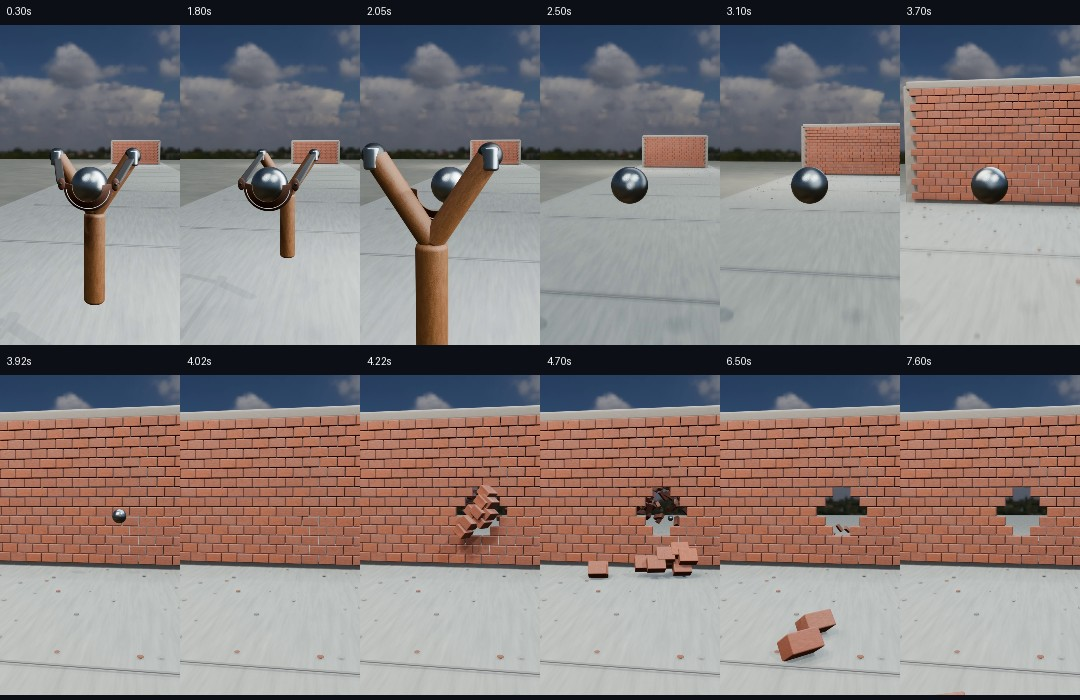
#> input picture cinematic_50m_v11_extension/steel/STEEL_STORYBOARD.jpg, 1080 x 700 px, given in place of check_001.png, which was not available
$ python contact_v2.py
#> lines starting #> are read from the running program, lines starting #| are printed output that depends on the picture
from PIL import Image,ImageOps,ImageDraw
from pathlib import Path
r=Path.home()/"Downloads"/"slingshot_quality_proof"/"cinematic_v2"
frames=(1,14,22,30,32,33,34,35,37,41)
canvas=Image.new("RGB",(220*5,420*2),(15,15,20))
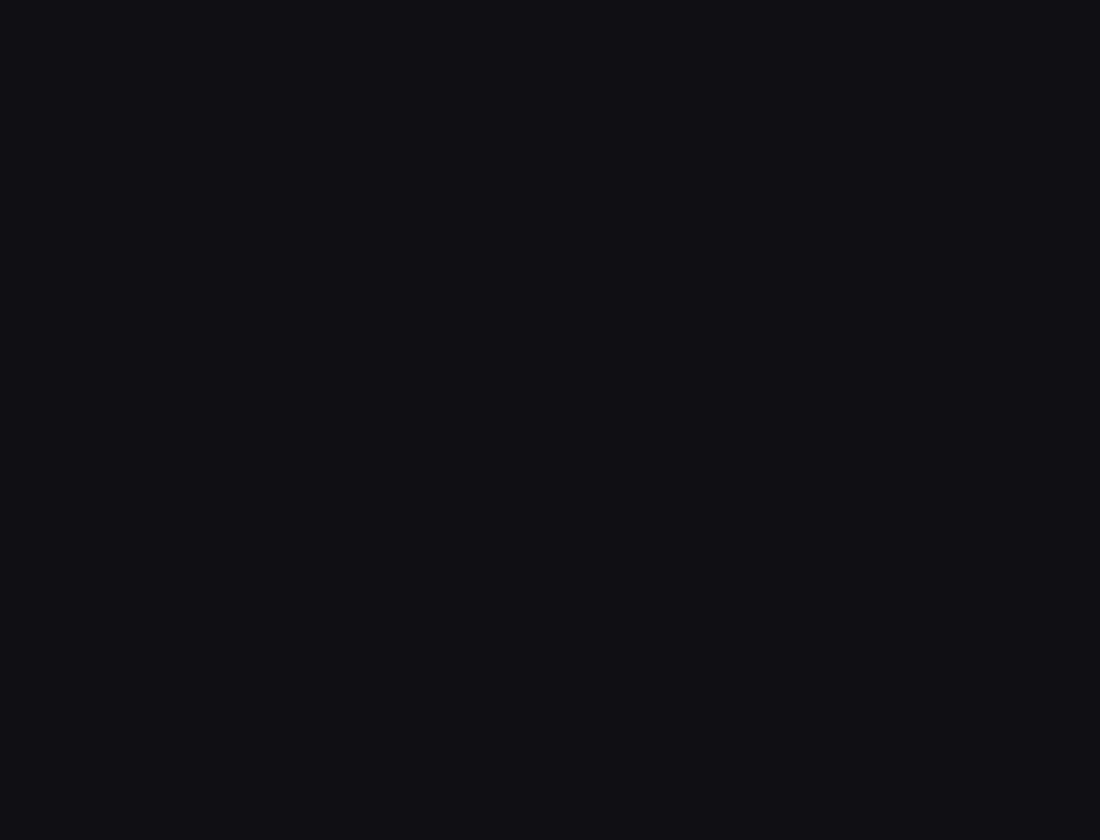
#> canvas: PIL image 1100x840 RGB; mean R, G, B 15, 15, 20
d=ImageDraw.Draw(canvas)
for i,f in enumerate(frames):
 p=r/"steel"/("check_%03d.png"%f)
 img=Image.open(p).convert("RGB")
#> img is the input picture: PIL image 1080x700 RGB; mean R, G, B 133.6, 124.7, 124.1
 tile=ImageOps.fit(img,(220,392))
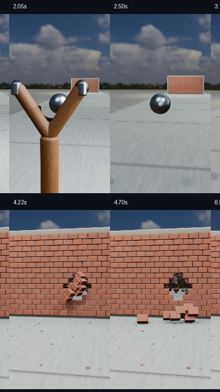
#> tile: PIL image 220x392 RGB; mean R, G, B 130.2, 122.6, 122.5
 x=(i%5)*220;y=(i//5)*420
 canvas.paste(tile,(x,y+28))
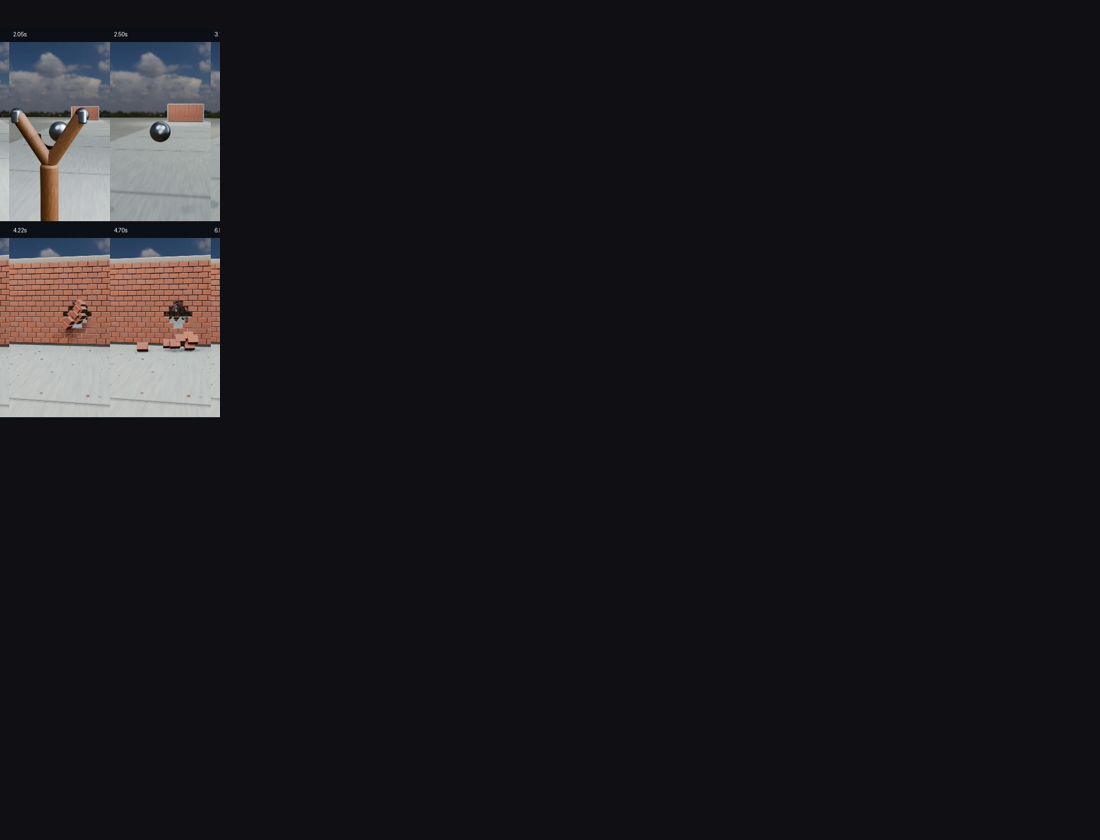
#> canvas: PIL image 1100x840 RGB; mean R, G, B 25.8, 25, 29.6
 d.text((x+8,y+8),str(f),fill="#fff")
#> pass 2 of the loop `for i,f in enumerate(frames):`:
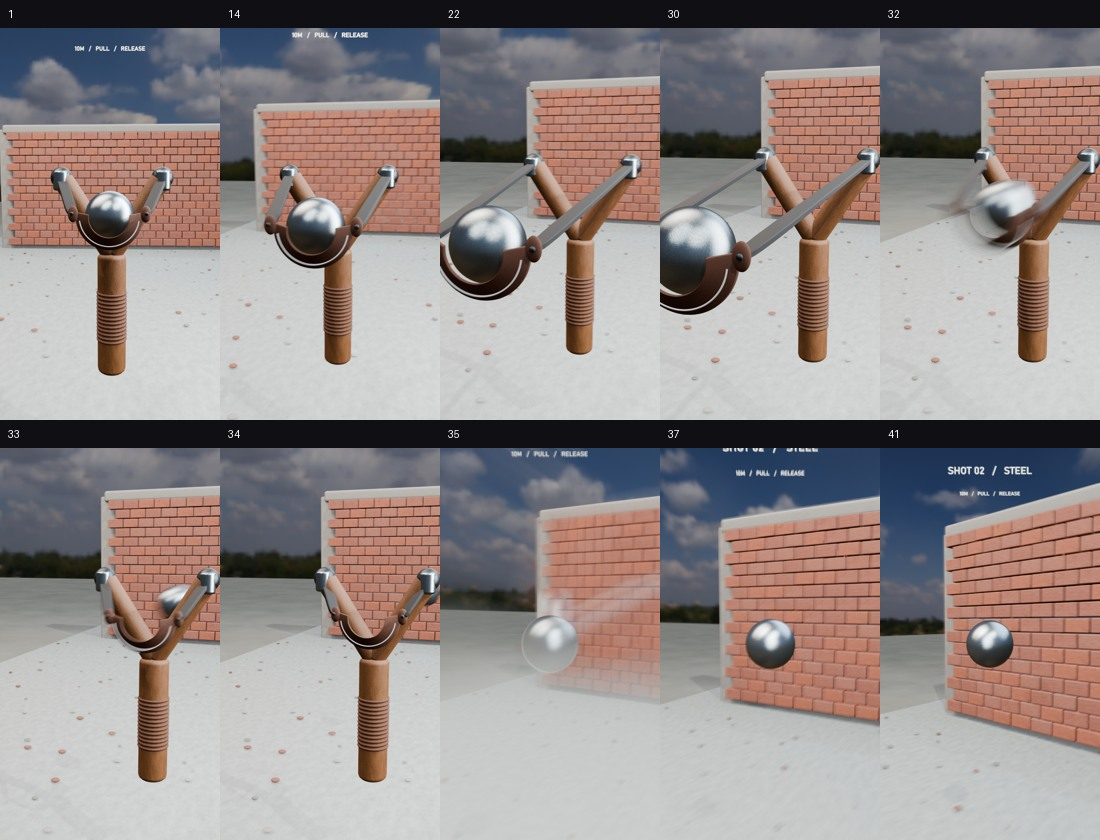
#> input picture cinematic_v2/STEEL_LAUNCH_V2_CONTACT.jpg, 1100 x 840 px, given in place of check_014.png, which was not available
#> img is the input picture: PIL image 1100x840 RGB; mean R, G, B 148.3, 139.1, 137.9
#> `tile=ImageOps.fit(img,(220,392))`:
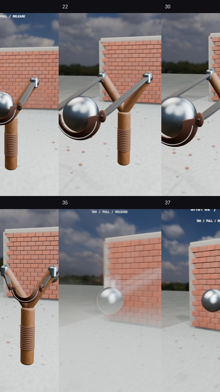
#> tile: PIL image 220x392 RGB; mean R, G, B 147.5, 139.1, 138
#> `canvas.paste(tile,(x,y+28))`:
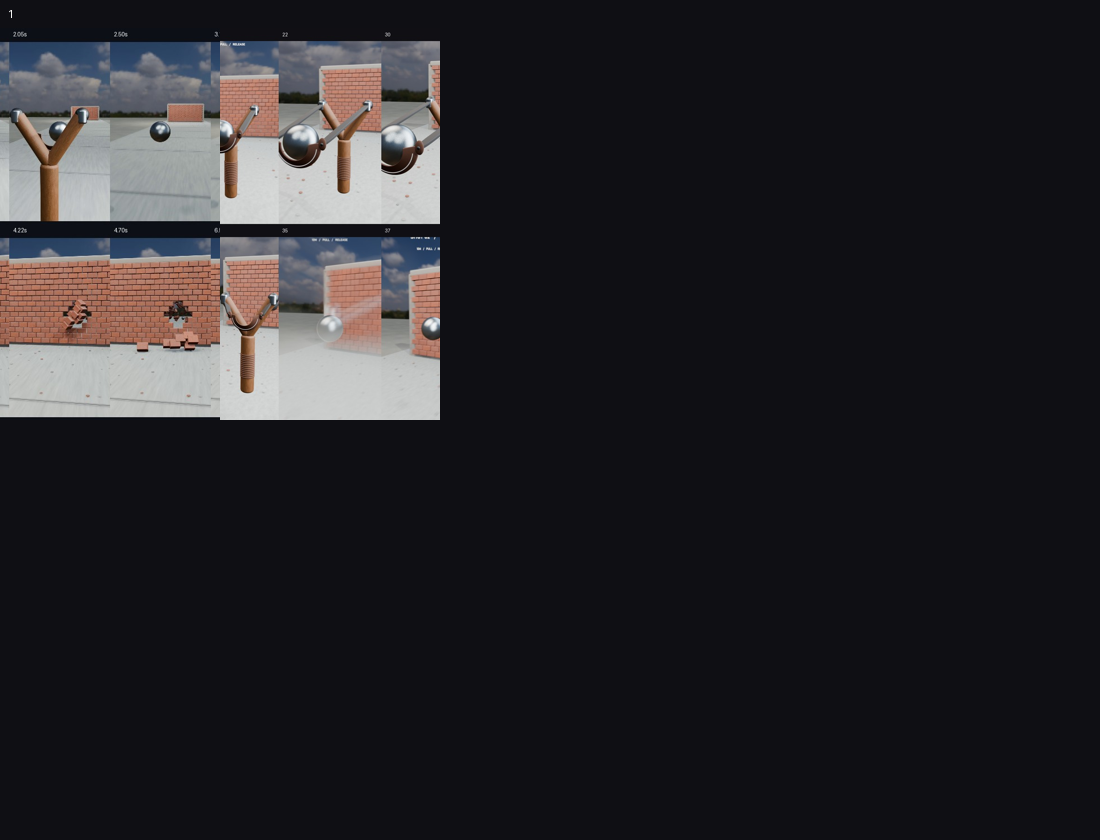
#> canvas: PIL image 1100x840 RGB; mean R, G, B 38.1, 36.6, 40.6
#> (the run stopped early here; a loop or call above may not have finished)
